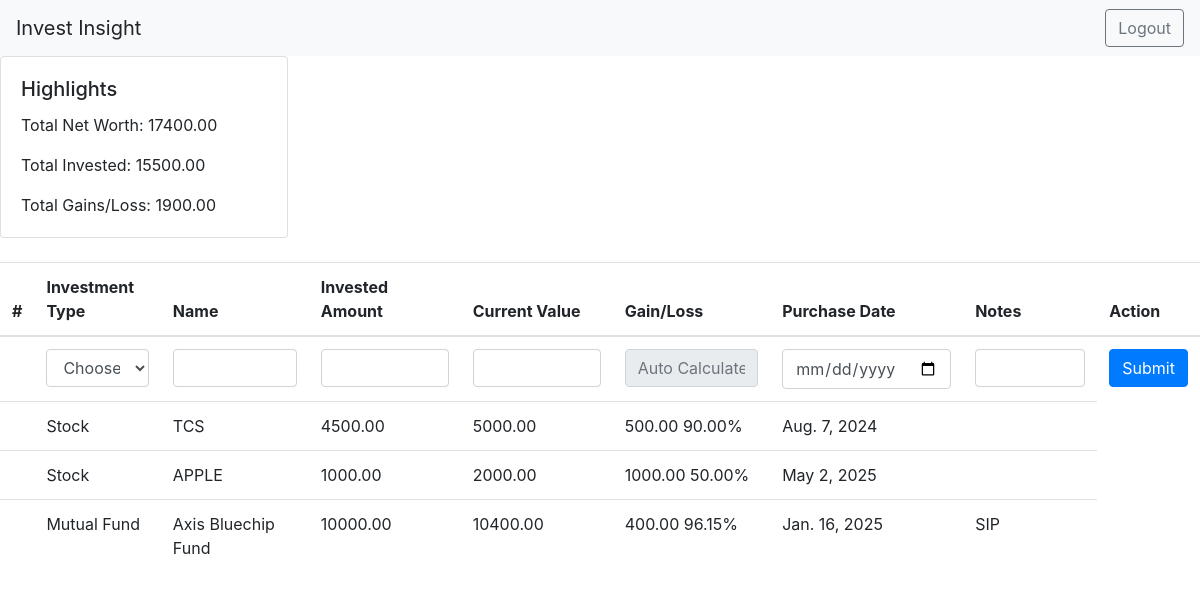
The app's page /investments (signed in), older data.
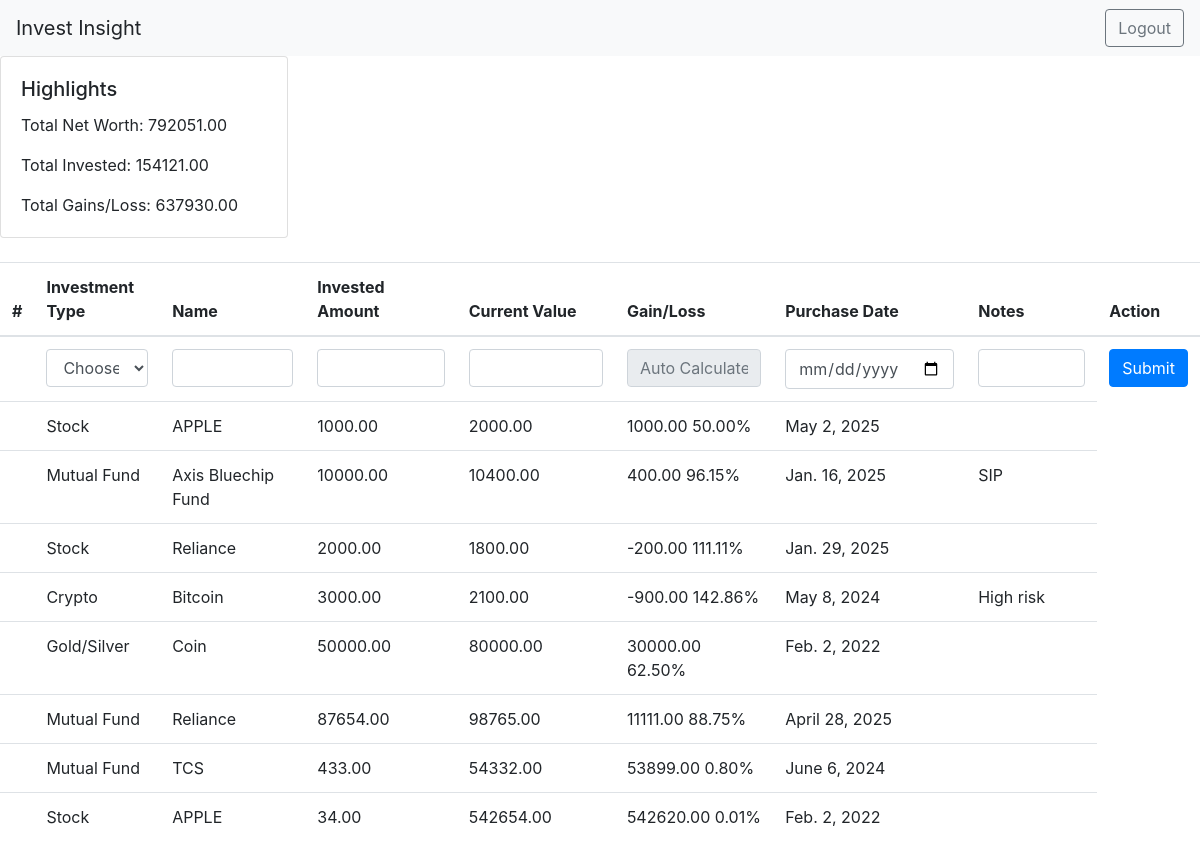
The same page, newer data.
### InvestInsightApp/models.py (models this page shows)
class Investments(models.Model):
    investor = models.ForeignKey(User, on_delete=models.CASCADE)
    investment_type = models.CharField(max_length=100)  # e.g., Stock, Mutual Fund, Crypto
    name = models.CharField(max_length=255)  # e.g., Reliance, Bitcoin
    invested_amount = models.DecimalField(max_digits=15, decimal_places=2)  # In INR
    purchase_date = models.DateField()
    current_value = models.DecimalField(max_digits=15, decimal_places=2)
    notes = models.TextField(null=True, blank=True)

### InvestInsightApp/views.py (the view, shortened to what this page needs)
# urls.py: path('investments',views.InvestmentView, name='investments'),
@login_required
def InvestmentView(request):
    investment_data = Investments.objects.filter(investor=request.user)
    net = 0
    invested = 0
    for inv in investment_data:
        inv.gain_loss = inv.current_value - inv.invested_amount
        inv.gain_loss_percent = round( (inv.invested_amount/inv.current_value)*100,2)
        net += inv.current_value
        invested += inv.invested_amount
    return render(request,"dashboard.html",{"investment_data":investment_data,"net_worth":net,"invested":invested,"gain_loss":net-invested})

### InvestInsightApp/templates/dashboard.html (shortened to what this page needs)
{% extends "base.html" %} {% block page %}
<div>
    <div class="card" style="width: 18rem;">
        <div class="card-body">
          <h5 class="card-title">Highlights</h5>
          <p class="card-text">Total Net Worth: {{ net_worth}}</p>
          <p class="card-text">Total Invested: {{ invested}}</p>
          <p class="card-text">Total Gains/Loss: {{ gain_loss}}</p>
        </div>
      </div>
      <br>
  <table class="table table-hover">
    <thead>
      <tr>
        <th scope="col">#</th>
        <th scope="col">Investment Type</th>
        <th scope="col">Name</th>
        <th scope="col">Invested Amount</th>
        <th scope="col">Current Value</th>
        <th scope="col">Gain/Loss</th>
        <th scope="col">Purchase Date</th>
        <th scope="col">Notes</th>
        <th scope="col">Action</th>
      </tr>
    </thead>
    <tbody>
      <tr>
        <form method="post" action="/investments">
          <td></td>
          <td>
            <select
              id="inputState"
              class="form-control"
              name="inv-type"
              required
            >
              <option value="" selected disabled hidden>Choose...</option>
            </select>
          </td>
          <td>
            <input
              type="text"
              class="form-control"
              id=""
              name="inv-name"
              required
            />
          </td>
          <td>
            <input
              type="number"
              class="form-control"
              id=""
              name="inv-amt"
              required
            />
          </td>
          <td>
            <input type="number" class="form-control" id="" name="curr-val" />
          </td>
          <td>
            <input
              type="text"
              class="form-control"
              id=""
              placeholder="Auto Calculated"
              disabled
            />
          </td>
          <td>
            <input
              type="date"
              class="form-control"
              id=""
              name="p-date"
              required
            />
          </td>
          <td><input type="text" class="form-control" id="" name="notes" /></td>
          <td><button type="submit" class="btn btn-primary">Submit</button></td>
        </form>
      </tr>
      {% for data in investment_data %}
      <tr>
        <td ></td>
        <td>{{ data.investment_type}}</td>
        <td>{{ data.name}}</td>
        <td>{{ data.invested_amount}}</td>
        <td>{{ data.current_value}}</td>
        <td>{{ data.gain_loss }} {{ data.gain_loss_percent }}%</td>
        <td>{{ data.purchase_date}}</td>
        <td>{{ data.notes}}</td>
      </tr>
      {% endfor %}
    </tbody>
  </table>
</div>
 {% endblock %}

### InvestInsightApp/templates/base.html (shortened to what this page needs)
<!DOCTYPE html>
<html lang="en">
  <head>
    <link
      rel="stylesheet"
      href="https://cdn.jsdelivr.net/npm/bootstrap@4.0.0/dist/css/bootstrap.min.css"
    />
  </head>
  <body>
    <nav class="navbar navbar-light bg-light justify-content-between">
      <a class="navbar-brand">Invest Insight</a>
      <form class="form-inline" method="post" action="/logout/">
        <button class="btn btn-outline-secondary my-2 my-sm-0" type="submit">Logout</button>
      </form>
    </nav>
    {% block page %} {% endblock %}
  </body>
</html>

Row changes from the older to the newer data that the page shows:
removed Investments: investment_type "Stock", name "TCS", invested_amount "4500.00", current_value "5000.00", gain_loss "500.00", gain_loss_percent "90.00", purchase_date "Aug. 7, 2024"
added Investments: investment_type "Stock", name "Reliance", invested_amount "2000.00", current_value "1800.00", gain_loss "-200.00", gain_loss_percent "111.11", purchase_date "Jan. 29, 2025"
added Investments: investment_type "Crypto", name "Bitcoin", invested_amount "3000.00", current_value "2100.00", gain_loss "-900.00", gain_loss_percent "142.86", purchase_date "May 8, 2024", notes "High risk"
added Investments: investment_type "Gold/Silver", name "Coin", invested_amount "50000.00", current_value "80000.00", gain_loss "30000.00", gain_loss_percent "62.50", purchase_date "Feb. 2, 2022"
added Investments: investment_type "Mutual Fund", name "Reliance", invested_amount "87654.00", current_value "98765.00", gain_loss "11111.00", gain_loss_percent "88.75", purchase_date "April 28, 2025"
added Investments: investment_type "Mutual Fund", name "TCS", invested_amount "433.00", current_value "54332.00", gain_loss "53899.00", gain_loss_percent "0.80", purchase_date "June 6, 2024"
added Investments: investment_type "Stock", name "APPLE", invested_amount "34.00", current_value "542654.00", gain_loss "542620.00", gain_loss_percent "0.01", purchase_date "Feb. 2, 2022"
Text that changed along with them:
{{ net_worth }}: "17400.00" → "792051.00"
{{ invested }}: "15500.00" → "154121.00"
{{ gain_loss }}: "1900.00" → "637930.00"
